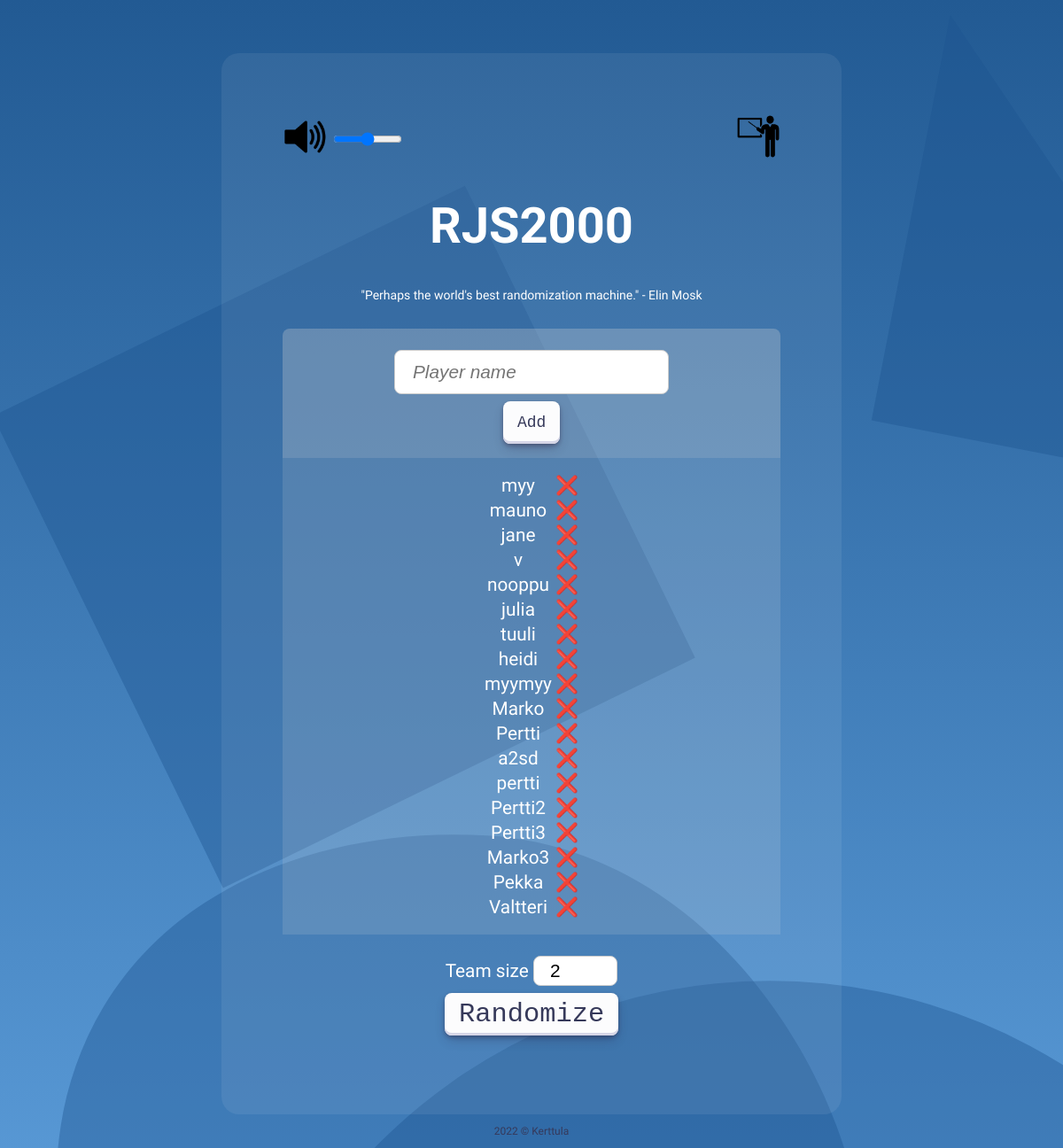
Before: / with the older database file.
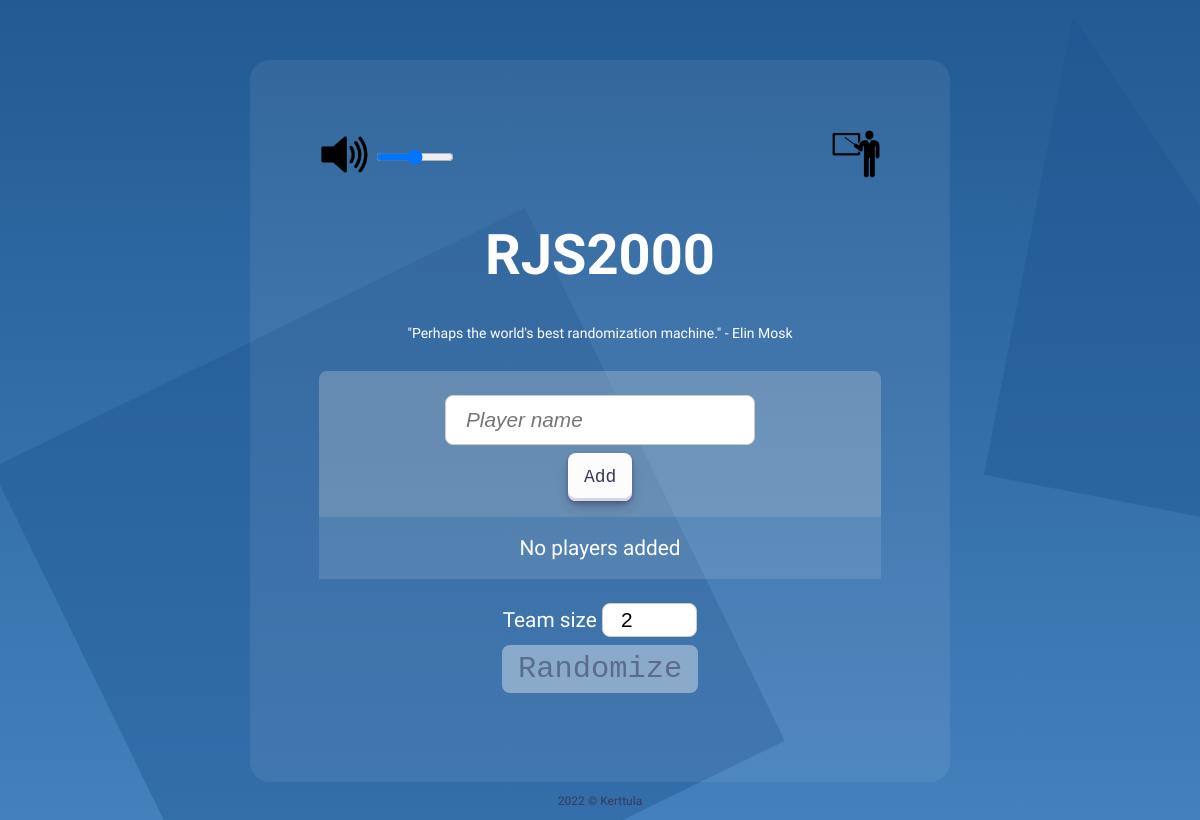
After: the same page with the newer database file.
### tables this page shows
CREATE TABLE players(id INTEGER PRIMARY KEY, name TEXT);

### php/classes.php (the view, shortened to what this page needs)
<?php
    class Logic
    {
        public static function GetDB()
        {
            $rootDir = realpath($_SERVER["DOCUMENT_ROOT"]) . "/cloud11/RJS2000";
            return new SQLite3($rootDir . '/database/database.db');
        }
        public static function GetPlayers()
        {
            $db = self::GetDB();
            $res = $db->query('SELECT * FROM players');
            $empty_result = true;
            echo '<table class="center">';
            while ($row = $res->fetchArray())
            {
                echo '<tr>
                <td>'. $row["name"].'</td>
                <td><a href="php/delete_player.php?id='.$row["id"].'">❌</a></td>
                </tr>';
                $empty_result = false;
            }
            if($empty_result) {
                echo '<tr><td id="no-players">No players added</td></tr>';
            }
            echo '</table>';
        }
    }
?>

### index.php (shortened to what this page needs)
<?php
    require_once('php/classes.php');
?>
<!DOCTYPE html>
<html>
    <head>
        <link rel="stylesheet" href="css/styles.css">
    </head>
    <body>
        <div class="content">
            <div class="app">
                <div class="controls">
                    <div class="musicOn">
                        <img class="play" src="assets/img/sound-png-3.png"></img>
                        <input type="range" id="volume-control">
                    </div>
                    <div class="teacher-mode">
                        <a href="php/teacher_mode.php"><img src="assets/img/teacher.png"></img></a>
                    </div>
                </div>
                <div class="heading">
                    <h1><a href=".">RJS2000</a></h1>
                    <p class="rating">"Perhaps the world's best randomization machine." - Elin Mosk</p>
                </div>
                <div class="input-area">
                    <form action="php/add_player.php" method="POST">
                        <input required autofocus type="text" name="name" placeholder="Player name"><br>
                        <input class="button-30" type="submit" value="Add">
                    </form>
                </div>
                <div class="name-bucket">
                    <?php Logic::GetPlayers() ?>
                </div>
                <div class="button-container">
                    <label>Team size</label>
                    <input id="team-size" type=number
                        value="<?php
                            if(isset($_GET["randomize"])){
                                echo $_GET["randomize"];
                            } else {
                                echo 2;
                            }
                        ?>">
                        <br>
                    <button id="randomize-btn"
                        onclick="location.href='index.php?randomize=' + document.getElementById('team-size').value;"
                        class="button-30 big-button">
                        Randomize
                    </button>
                </div>
            </div>
        </div>
    </body>
    <footer>
        <p>2022 © Kerttula</p>
    </footer>
</html>

### css/styles.css (style rules this page uses)
body { background-repeat: no-repeat; background-color: #225a93; font-family: Raleway,sans-serif!important; font-weight: 500; position: relative; font-size: 1.3rem; color: white; }
.content { max-width: 700px; margin: auto; text-align: center; }
.center { margin-left: auto; margin-right: auto; }
h1 { font-size: 3.5rem; }
.app { background-color: rgba(255, 255, 255, 0.07); border-radius: 20px; padding: 69px; margin: 60px 0px 0px 0px; }
.heading { padding: 0px 0px 16px 0px; }
.heading, a, a:hover, a:active, a:visited { color: white; }
.rating { font-size: 14px; }
.input-area { background-color: rgba(212, 212, 212, 0.296); padding: 16px; border-top-left-radius: 8px; border-top-right-radius: 8px; }
input[type=text], input[type=number] { padding: 12px 20px; font-size: 1.3rem; margin: 8px 0; display: inline-block; border: 1px solid #ccc; border-radius: 8px; box-sizing: border-box; }
a:link { text-decoration: none; }
.button-container { padding: 16px 16px 20px 16px; }
.name-bucket { background-color: rgba(212, 212, 212, 0.153); padding: 16px; }
#team-size { padding: 4px 18px; width: 18%; }
.controls { display: flex; justify-content: space-between; }
.teacher-mode img { width: 50px; }
.play { width: 50px; }
#volume-control { padding: 14px; width: 50px; }
footer { text-align: center; font-size: 12px; color: #36395A; }
.qr-code, img { margin: auto; }
.button-30 { align-items: center; appearance: none; background-color: #FCFCFD; border-radius: 8px; border-width: 0; box-shadow: rgba(45, 35, 66, 0.4) 0 2px 4px,rgba(45, 35, 66, 0.3) 0 7px 13px -3px,#D6D6E7 0 -3px 0 inset; box-sizing: border-box; color: #36395A; cursor: pointer; display: inline-flex; font-family: "JetBrains Mono",monospace; height: 48px; justify-content: center; line-height: 1; list-style: none; overflow: hidden; padding-left: 16px; padding-right: 16px; position: relative; text-align: left; text-decoration: none; transition: box-shadow .15s,transform .15s; user-select: none; -webkit-user-select: none; touch-action: manipulation; white-space: nowrap; will-change: box-shadow,transform; font-size: 18px; }
button:disabled, button[disabled] { background-color: #fcfcfd65; color: #36395a8d; transform: none!important; box-shadow: none; }
button:disabled, button[disabled], .button-30:hover { box-shadow: none; }
.big-button { font-size: 1.9rem; }

Changed rows visible on the page:
removed players: name "myy"
removed players: name "mauno"
removed players: name "jane"
removed players: name "v"
removed players: name "nooppu"
removed players: name "julia"
removed players: name "tuuli"
removed players: name "heidi"
removed players: name "myymyy"
removed players: name "Marko"
removed players: name "Pertti"
removed players: name "a2sd"
removed players: name "pertti"
removed players: name "Pertti2"
removed players: name "Pertti3"
removed players: name "Marko3"
removed players: name "Pekka"
removed players: name "Valtteri"
Other visible differences:
text now shown: "No players added"
